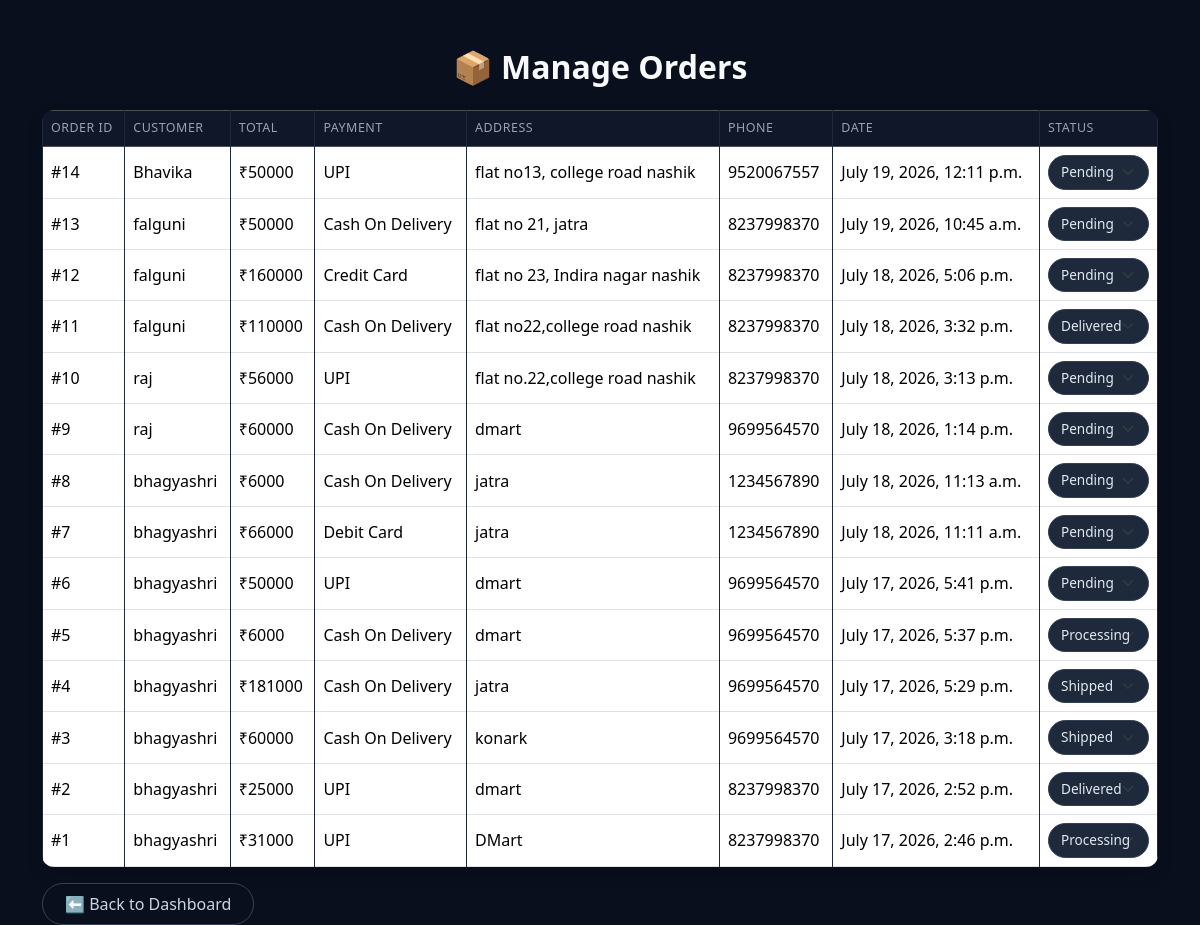
The page /admin-orders/ on the database its author committed.
### store/models.py (models this page shows, shortened)
class Order(models.Model):
    customer = models.ForeignKey(Customer, on_delete=models.CASCADE)
    total_amount = models.IntegerField()
    payment_method = models.CharField(max_length=50)
    address = models.TextField()
    phone = models.CharField(max_length=10)
    pincode = models.CharField(max_length=6)
    order_date = models.DateTimeField(auto_now_add=True)
    status = models.CharField(
    max_length=20,
    choices=STATUS_CHOICES,
    default="Pending"
)

class Customer(models.Model):
    fullname = models.CharField(max_length=100)
    email = models.EmailField(unique=True)
    phone = models.CharField(max_length=10)
    password = models.CharField(max_length=100)

### store/views.py (the view)
# urls.py: path("admin-orders/", views.admin_orders, name="admin_orders"),
def admin_orders(request):
    orders = Order.objects.all().order_by("-order_date")
    return render(request, "admin_orders.html", {
        "orders": orders
    })

### store/templates/admin_orders.html (shortened to what this page needs)
<!DOCTYPE html>
<html>
<head>
    <link href="https://cdn.jsdelivr.net/npm/bootstrap@5.3.3/dist/css/bootstrap.min.css" rel="stylesheet">
</head>
<body>
<div class="container mt-5">
    <h2 class="text-center mb-4">
        📦 Manage Orders
    </h2>
    <table class="table table-bordered table-hover shadow">
        <thead class="table-dark">
            <tr>
                <th>Order ID</th>
                <th>Customer</th>
                <th>Total</th>
                <th>Payment</th>
                <th>Address</th>
                <th>Phone</th>
                <th>Date</th>
                <th>Status</th>
            </tr>
        </thead>
        <tbody>
        {% for order in orders %}
            <tr>
                <td>#{{ order.id }}</td>
                <td>{{ order.customer.fullname }}</td>
                <td>₹{{ order.total_amount }}</td>
                <td>{{ order.payment_method }}</td>
                <td>{{ order.address }}</td>
                <td>{{ order.phone }}</td>
                <td>{{ order.order_date }}</td>
                <td>
                    <form method="POST"
                          action="{% url 'update_order_status' order.id %}">
                        <select
                            name="status"
                            class="form-select"
                            onchange="this.form.submit()">
                            <option value="Pending"
                            {% if order.status == "Pending" %}
                            selected
                            {% endif %}>
                                Pending
                            </option>
                            <option value="Processing"
                            {% if order.status == "Processing" %}
                            selected
                            {% endif %}>
                                Processing
                            </option>
                            <option value="Shipped"
                            {% if order.status == "Shipped" %}
                            selected
                            {% endif %}>
                                Shipped
                            </option>
                            <option value="Delivered"
                            {% if order.status == "Delivered" %}
                            selected
                            {% endif %}>
                                Delivered
                            </option>
                        </select>
                    </form>
                </td>
            </tr>
        {% empty %}
            <tr>
                <td colspan="8" class="text-center">
                    No Orders Found
                </td>
            </tr>
        {% endfor %}
        </tbody>
    </table>
    <a href="{% url 'dashboard' %}" class="btn btn-secondary">
        ⬅ Back to Dashboard
    </a>
</div>
</body>
</html>

### store/templates/admin_orders.html (style rules this page uses)
body { background: #0a0f1e; }
h2 { color: #f8fafc; font-weight: 600; }
.table { background: #0f1729; color: #e2e8f0; border-radius: 12px; overflow: hidden; }
.table thead.table-dark th { background: #0f1729; color: #94a3b8; border-color: #1e293b; font-size: 0.78rem; letter-spacing: 0.5px; text-transform: uppercase; font-weight: 500; }
.table td, .table th { border-color: #1e293b; vertical-align: middle; }
.form-select { background-color: #1e293b; color: #e2e8f0; border: 1px solid #334155; border-radius: 20px; font-size: 0.85rem; padding: 6px 12px; }
.form-select option { background-color: #1e293b; color: #e2e8f0; }
.btn-secondary { background: transparent; border: 1px solid #334155; color: #cbd5e1; border-radius: 24px; padding: 8px 22px; }

### rows shown on the page
Order: id "14", customer.fullname "Bhavika", total_amount "50000", payment_method "UPI", address "flat no13, college road nashik", phone "9520067557", order_date "July 19, 2026, 12:11 p.m.", status "Pending"
Order: id "13", customer.fullname "falguni", total_amount "50000", payment_method "Cash On Delivery", address "flat no 21, jatra", phone "8237998370", order_date "July 19, 2026, 10:45 a.m.", status "Pending"
Order: id "12", customer.fullname "falguni", total_amount "160000", payment_method "Credit Card", address "flat no 23, Indira nagar nashik", phone "8237998370", order_date "July 18, 2026, 5:06 p.m.", status "Pending"
Order: id "11", customer.fullname "falguni", total_amount "110000", payment_method "Cash On Delivery", address "flat no22,college road nashik", phone "8237998370", order_date "July 18, 2026, 3:32 p.m.", status "Delivered"
Order: id "10", customer.fullname "raj", total_amount "56000", payment_method "UPI", address "flat no.22,college road nashik", phone "8237998370", order_date "July 18, 2026, 3:13 p.m.", status "Pending"
Order: id "9", customer.fullname "raj", total_amount "60000", payment_method "Cash On Delivery", address "dmart", phone "9699564570", order_date "July 18, 2026, 1:14 p.m.", status "Pending"
Order: id "8", customer.fullname "bhagyashri", total_amount "6000", payment_method "Cash On Delivery", address "jatra", phone "1234567890", order_date "July 18, 2026, 11:13 a.m.", status "Pending"
Order: id "7", customer.fullname "bhagyashri", total_amount "66000", payment_method "Debit Card", address "jatra", phone "1234567890", order_date "July 18, 2026, 11:11 a.m.", status "Pending"
Order: id "6", customer.fullname "bhagyashri", total_amount "50000", payment_method "UPI", address "dmart", phone "9699564570", order_date "July 17, 2026, 5:41 p.m.", status "Pending"
Order: id "5", customer.fullname "bhagyashri", total_amount "6000", payment_method "Cash On Delivery", address "dmart", phone "9699564570", order_date "July 17, 2026, 5:37 p.m.", status "Processing"
Order: id "4", customer.fullname "bhagyashri", total_amount "181000", payment_method "Cash On Delivery", address "jatra", phone "9699564570", order_date "July 17, 2026, 5:29 p.m.", status "Shipped"
Order: id "3", customer.fullname "bhagyashri", total_amount "60000", payment_method "Cash On Delivery", address "konark", phone "9699564570", order_date "July 17, 2026, 3:18 p.m.", status "Shipped"
Order: id "2", customer.fullname "bhagyashri", total_amount "25000", payment_method "UPI", address "dmart", phone "8237998370", order_date "July 17, 2026, 2:52 p.m.", status "Delivered"
Order: id "1", customer.fullname "bhagyashri", total_amount "31000", payment_method "UPI", address "DMart", phone "8237998370", order_date "July 17, 2026, 2:46 p.m.", status "Processing"
